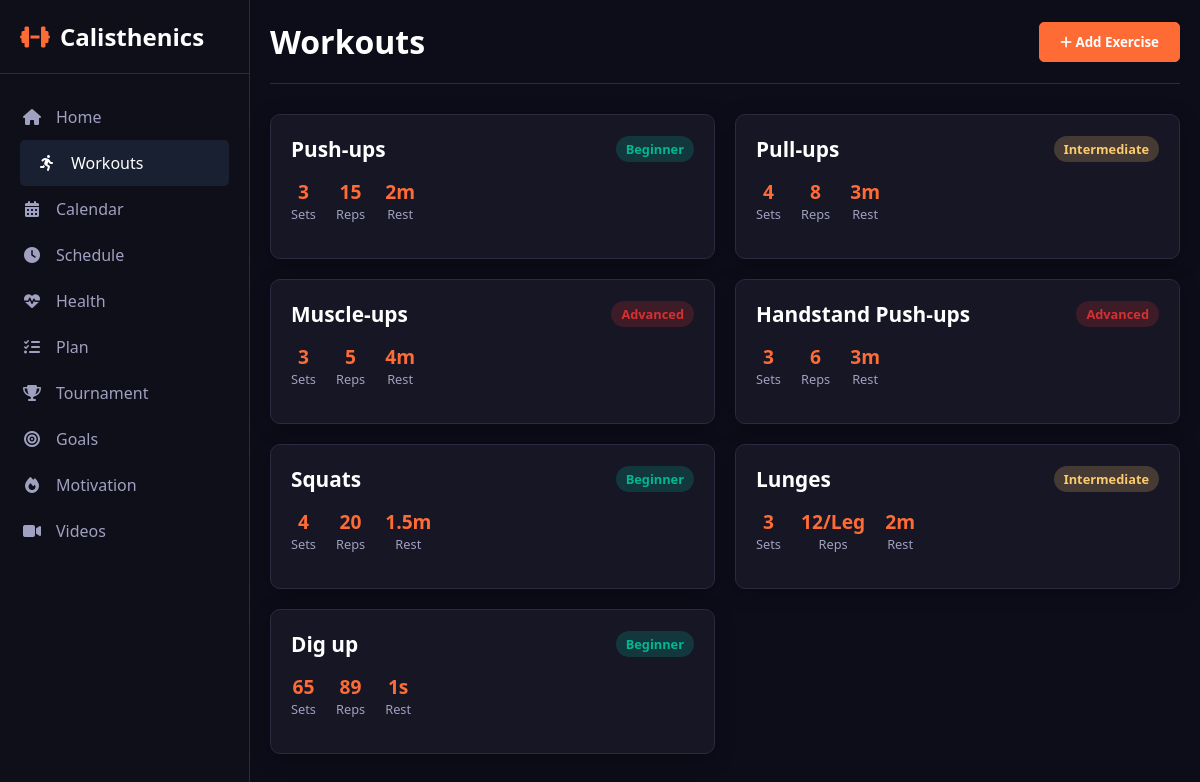
/workouts, run on the app's committed database.
### app.py (models this page shows, shortened)
class Workout(db.Model):
    id = db.Column(db.Integer, primary_key=True)
    name = db.Column(db.String(100), unique=True, nullable=False)
    difficulty = db.Column(db.String(50), nullable=False)
    sets = db.Column(db.Integer, nullable=False)
    reps = db.Column(db.String(50), nullable=False) # String to handle "12/Leg"
    rest = db.Column(db.String(50), nullable=False)
    instructions = db.Column(db.Text, nullable=False)

### app.py (the view)
@app.route('/workouts')
def workouts():
    all_workouts = Workout.query.order_by(Workout.id).all()
    return render_template('Workouts.html', workouts=all_workouts, active_page='workouts')

### templates/Workouts.html (shortened to what this page needs)
<!DOCTYPE html>
<html lang="en">
<head>
    <link rel="stylesheet" href="https://cdnjs.cloudflare.com/ajax/libs/font-awesome/6.4.0/css/all.min.css">
    <link rel="stylesheet" href="{{ url_for('static', filename='css/index.css') }}">
    <link rel="stylesheet" href="{{ url_for('static', filename='css/workout.css') }}">
</head>
<body>
    <div class="container">
        {% include '_sidebar.html' %}
        <div class="main-content">
            <div class="header">
                <h1>Workouts</h1>
                <div class="header-actions">
                    <button id="openModalBtn"><i class="fas fa-plus"></i> Add Exercise</button>
                </div>
            </div>
            <div class="workouts-grid">
                {% for workout in workouts %}
                <div class="exercise-card">
                    <div class="card-header">
                        <div class="exercise-name">{{ workout.name }}</div>
                        <div class="exercise-difficulty difficulty-{{ workout.difficulty.lower() }}">{{ workout.difficulty }}</div>
                    </div>
                    <div class="exercise-stats">
                        <div class="stat-item"><div class="stat-value">{{ workout.sets }}</div><div class="stat-label">Sets</div></div>
                        <div class="stat-item"><div class="stat-value">{{ workout.reps }}</div><div class="stat-label">Reps</div></div>
                        <div class="stat-item"><div class="stat-value">{{ workout.rest }}</div><div class="stat-label">Rest</div></div>
                    </div>
                </div>
                {% endfor %}
            </div>
        </div>
    </div>
</body>
</html>

### templates/_sidebar.html
<div class="sidebar">
    <div class="logo">
        <h2><i class="fas fa-dumbbell"></i> <span>Calisthenics</span></h2>
    </div>
    <ul class="nav-links">
        <li><a href="{{ url_for('index') }}" class="{{ 'active' if active_page == 'index' }}"><i class="fas fa-home"></i> <span>Home</span></a></li>
        <li><a href="{{ url_for('workouts') }}" class="{{ 'active' if active_page == 'workouts' }}"><i class="fas fa-running"></i> <span>Workouts</span></a></li>
        <li><a href="{{ url_for('calendar') }}" class="{{ 'active' if active_page == 'calendar' }}"><i class="fas fa-calendar-alt"></i> <span>Calendar</span></a></li>
        <li><a href="{{ url_for('schedule') }}" class="{{ 'active' if active_page == 'schedule' }}"><i class="fas fa-clock"></i> <span>Schedule</span></a></li>
        <li><a href="{{ url_for('health') }}" class="{{ 'active' if active_page == 'health' }}"><i class="fas fa-heartbeat"></i> <span>Health</span></a></li>
        <li><a href="{{ url_for('plan') }}" class="{{ 'active' if active_page == 'plan' }}"><i class="fas fa-tasks"></i> <span>Plan</span></a></li>
        <li><a href="{{ url_for('tournament') }}" class="{{ 'active' if active_page == 'tournament' }}"><i class="fas fa-trophy"></i> <span>Tournament</span></a></li>
        <li><a href="{{ url_for('goals') }}" class="{{ 'active' if active_page == 'goals' }}"><i class="fas fa-bullseye"></i> <span>Goals</span></a></li>
        <li><a href="{{ url_for('motivation') }}" class="{{ 'active' if active_page == 'motivation' }}"><i class="fas fa-fire"></i> <span>Motivation</span></a></li>
        <li><a href="{{ url_for('videos') }}" class="{{ 'active' if active_page == 'videos' }}"><i class="fas fa-video"></i> <span>Videos</span></a></li>
    </ul>
</div>

### static/css/index.css (style rules this page uses)
* { margin: 0; padding: 0; box-sizing: border-box; font-family: 'Segoe UI', Tahoma, Geneva, Verdana, sans-serif; }
:root { --primary: #ff6b35; --secondary: #ffffff; --accent: #74b9ff; --light: #1a1a2e; --dark: #0d0d1a; --success: #00b894; --warning: #fdcb6e; --danger: #d63031; --card-bg: #161625; --sidebar-bg: #0f0f1a; --text-primary: #ffffff; --text-secondary: #a0a0c0; --border-color: #2a2a40; }
body { background-color: var(--dark); color: var(--text-primary); }
.container { display: flex; min-height: 100vh; }
.sidebar { width: 250px; background: var(--sidebar-bg); color: var(--text-primary); padding: 20px 0; transition: all 0.3s ease; position: fixed; height: 100vh; overflow-y: auto; border-right: 1px solid var(--border-color); }
.logo { padding: 0 20px 20px; border-bottom: 1px solid var(--border-color); margin-bottom: 20px; }
.logo h2 { display: flex; align-items: center; gap: 10px; font-size: 1.5rem; }
.logo i { color: var(--primary); }
.nav-links { list-style: none; }
.nav-links li { padding: 0 20px; }
.nav-links a { color: var(--text-secondary); text-decoration: none; display: flex; align-items: center; padding: 12px 0; gap: 12px; transition: all 0.3s ease; border-radius: 5px; }
.nav-links a:hover, .nav-links a.active { color: var(--text-primary); background: rgba(116, 185, 255, 0.1); padding-left: 15px; }
.nav-links a i { width: 24px; text-align: center; }
.main-content { flex: 1; margin-left: 250px; padding: 20px; transition: all 0.3s ease; }
.header { display: flex; justify-content: space-between; align-items: center; margin-bottom: 30px; padding-bottom: 20px; border-bottom: 1px solid var(--border-color); }
.header h1 { font-size: 2rem; color: var(--text-primary); }
.header-actions button { background: var(--primary); color: white; border: none; padding: 10px 20px; border-radius: 5px; cursor: pointer; font-weight: 600; transition: background 0.3s ease; border: 1px solid var(--primary); }
.card-header { display: flex; align-items: center; gap: 10px; margin-bottom: 15px; }

### static/css/workout.css (style rules this page uses)
.workouts-grid { display: grid; grid-template-columns: repeat(auto-fill, minmax(300px, 1fr)); gap: 20px; }
.exercise-card { background: var(--card-bg); border-radius: 10px; padding: 20px; box-shadow: 0 4px 20px rgba(0,0,0,0.3); border: 1px solid var(--border-color); transition: all 0.3s ease; cursor: pointer; position: relative; }
.card-header { display: flex; justify-content: space-between; align-items: center; margin-bottom: 15px; }
.exercise-name { font-size: 1.3rem; font-weight: bold; color: var(--text-primary); }
.exercise-difficulty { background: rgba(116, 185, 255, 0.2); color: var(--accent); padding: 4px 10px; border-radius: 15px; font-size: 0.8rem; font-weight: 600; }
.difficulty-beginner { background: rgba(0, 184, 148, 0.2); color: var(--success); }
.difficulty-intermediate { background: rgba(253, 203, 110, 0.2); color: var(--warning); }
.difficulty-advanced { background: rgba(214, 48, 49, 0.2); color: var(--danger); }
.exercise-stats { display: flex; gap: 20px; margin-bottom: 15px; color: var(--text-secondary); }
.stat-item { display: flex; flex-direction: column; align-items: center; }
.stat-value { font-size: 1.2rem; font-weight: bold; color: var(--primary); }
.stat-label { font-size: 0.8rem; color: var(--text-secondary); }

### data on the page
Workout: name "Push-ups", difficulty "Beginner", sets "3", reps "15", rest "2m"
Workout: name "Pull-ups", difficulty "Intermediate", sets "4", reps "8", rest "3m"
Workout: name "Muscle-ups", difficulty "Advanced", sets "3", reps "5", rest "4m"
Workout: name "Handstand Push-ups", difficulty "Advanced", sets "3", reps "6", rest "3m"
Workout: name "Squats", difficulty "Beginner", sets "4", reps "20", rest "1.5m"
Workout: name "Lunges", difficulty "Intermediate", sets "3", reps "12/Leg", rest "2m"
Workout: name "Dig up", difficulty "Beginner", sets "65", reps "89", rest "1s"
